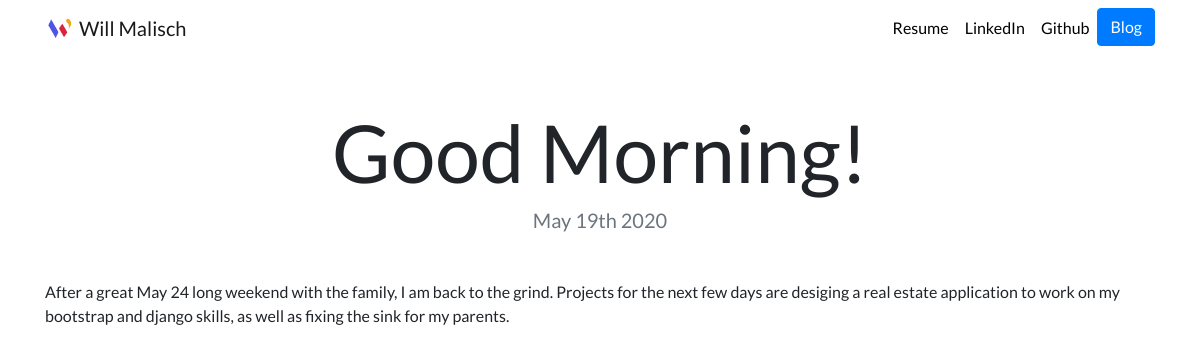
Page /blog/7/ on the committed database.
### blog/models.py (models this page shows, shortened)
class Blog(models.Model):
    title = models.CharField(max_length=100)
    date = models.DateTimeField(auto_now=False)
    tweet = models.CharField(max_length=320)
    url = models.URLField(blank=True)

### blog/views.py (the view)
# urls.py: path('<int:blog_id>/', views.detail, name='detail'),
def detail(request, blog_id):
    blog = get_object_or_404(Blog, pk=blog_id)
    return render(request, 'blog/detail.html',{'blog':blog})

### blog/templates/blog/detail.html
{% extends "portfolio/base.html" %}
{% load static %}
{% block content %}
<h1 class="text-center mt-5" id="blogdetailtitle">{{ blog.title }}</h1>
<h5 class="text-center text-muted mb-5">{{ blog.date|date:'F jS Y' }}</h5>
{{ blog.tweet|safe }}
{% endblock %}

### portfolio/static/portfolio/custom.css (style rules this page uses)
body { font-family: 'Lato', sans-serif; }
@media (min-width: 992px) { #blogdetailtitle { font-size: 5rem; } }

### rows in the picture
Blog: title "Good Morning!", date "May 19th 2020", tweet "After a great May 24 long weekend with the family, I am back to the grind. Projects for the next few days are desiging a real estate application to work on my bootstrap and django skills, as well as fixing the sink for my parents."
